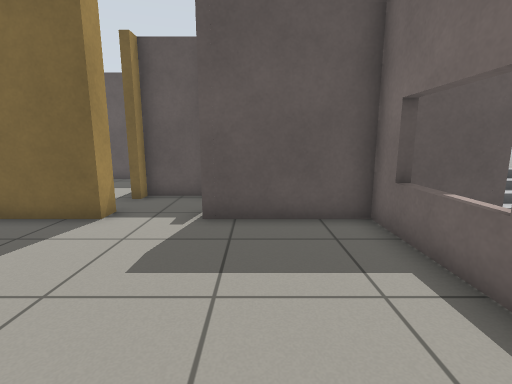
view 1 (above)

15 first-person views from a walk through a world built for the Gazebo simulator. The camera is 0.89 m above the floor, tilts 10° down and sees 85° across. The floor is counted in squares, 0.5 m on a side. Each view is taken from the middle of a square. On the plan, view 1 faces up. The plan holds only what a view shows up to about 15 squares ahead; the rest is blank. The robots in the file are not drawn. Simple patterns stand in for the simulator's built-in surfaces.

view 2
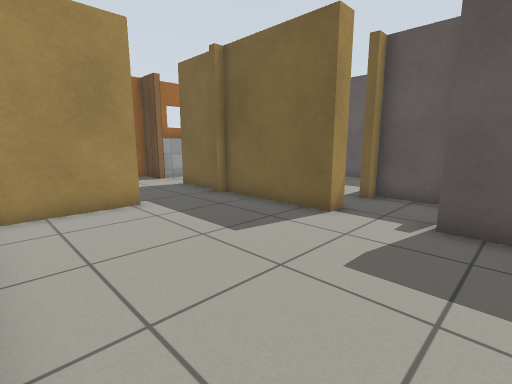

view 3
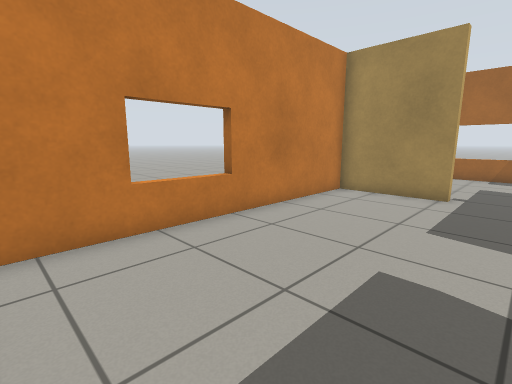

view 4
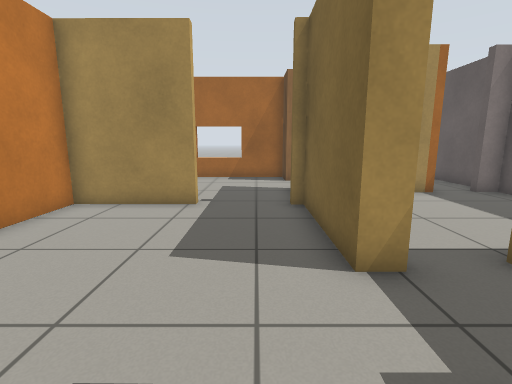

view 5
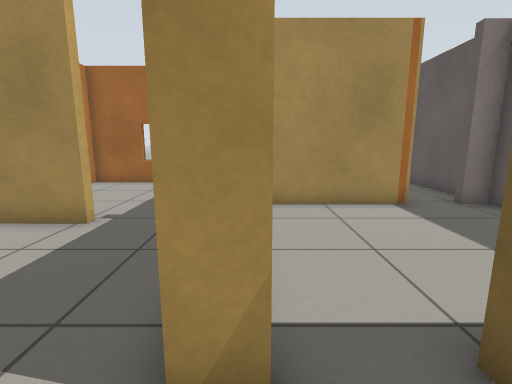

view 6
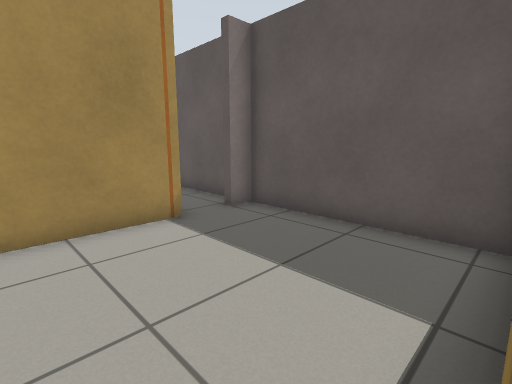

view 7
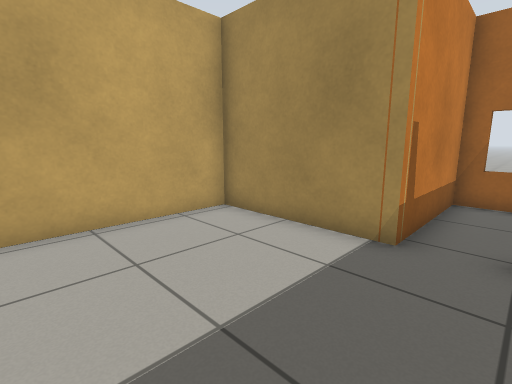

view 8
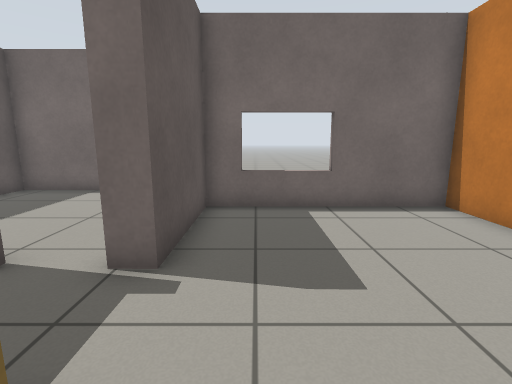

view 9
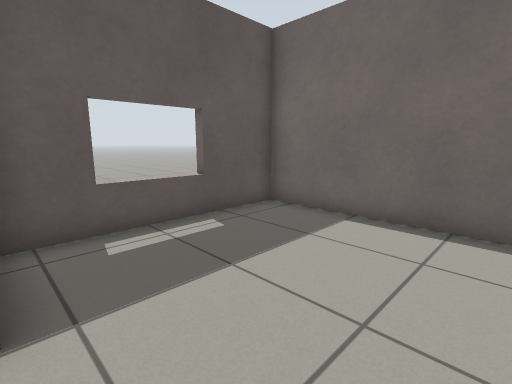

view 10
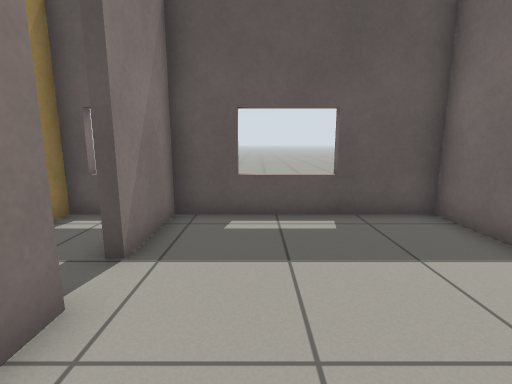

view 11
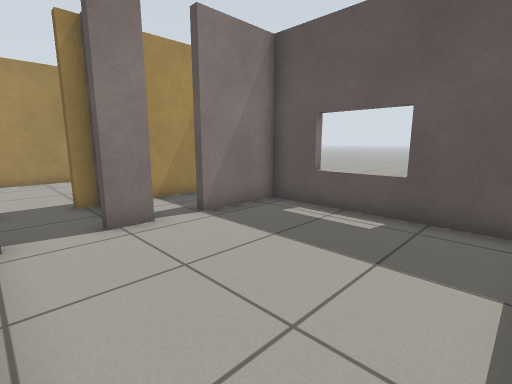

view 12
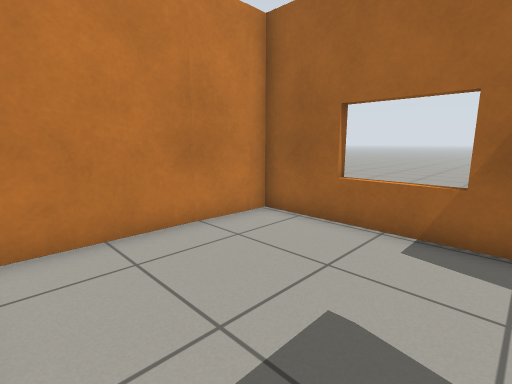

view 13
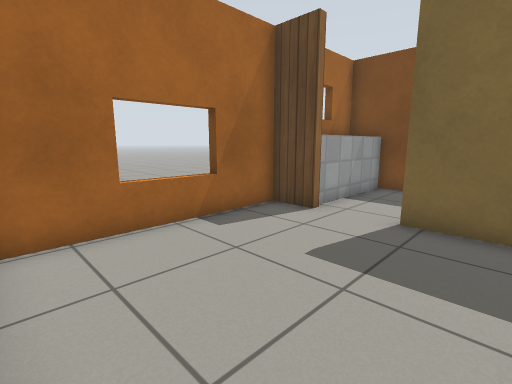

view 14
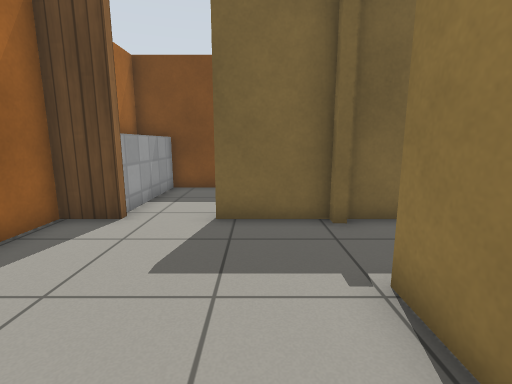

view 15
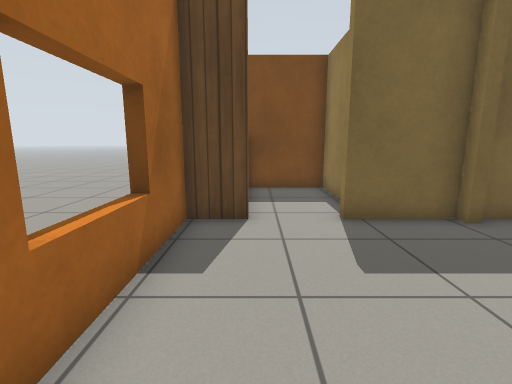

### Floor plan
Ten units are one square. View 1 is at (0, 0); x grows to the right and y downward. Boxes are objects, and circles mark ways between rooms. Rooms are numbered by the first view taken in them; rooms with no view inside come last. Other rooms are left out.
<svg viewBox="-151 -143 211 155">
<path fill="none" stroke="#000" d="M-25 2 -25 7M-37 -71 -37 -64 -80 -64M-80 -33 -80 4 27 4 27 -64 -13 -64 -13 -72M-17 -93 -36 -93M-112 -138 -144 -138M-40 -138 -100 -138 -100 -130M-146 -128 -146 -114 -100 -114 -100 -67 -51 -67M-40 -88 -40 -109M-10 -99 -10 -87M55 -114 55 -138 -10 -138 -10 -110M-29 -138 -36 -138 -36 -109M-83 -16 -83 -33M-83 -64 -110 -64M-103 -86 -103 -111 -146 -111 -146 -90M-133 -113 -133 -64 -146 -64 -146 4 -90 4"/>
<circle cx="-40" cy="-80" r="3" fill="#2a7"/>
<circle cx="-10" cy="-80" r="3" fill="#2a7"/>
<circle cx="-80" cy="-45" r="3" fill="#2a7"/>
<text x="-30" y="-30">1</text>
<text x="-80" y="-110">2</text>
<text x="20" y="-100">3</text>
<text x="-120" y="-40">4</text>
</svg>
Room 1 opens to room 2. Room 1 opens to room 3. Room 1 opens to room 4.

Where each view was taken, in squares from view 1:
view 1: 0 up, 0 right, facing up
view 2: 0 up, 0 right, facing up-left
view 3: 5 up, 2 right, facing down-left
view 4: 5 up, 0 right, facing left
view 5: 7 up, 2 left, facing left
view 6: 8 up, 4 left, facing up-left
view 7: 13 up, 5 left, facing down-left
view 8: 5 up, 5 left, facing right
view 9: 8 up, 1 left, facing up-right
view 10: 7 up, 1 right, facing up
view 11: 7 up, 5 right, facing up-left
view 12: 5 up, 9 left, facing down-left
view 13: 0 up, 9 left, facing up-left
view 14: 0 up, 10 left, facing up
view 15: 0 up, 13 left, facing up
